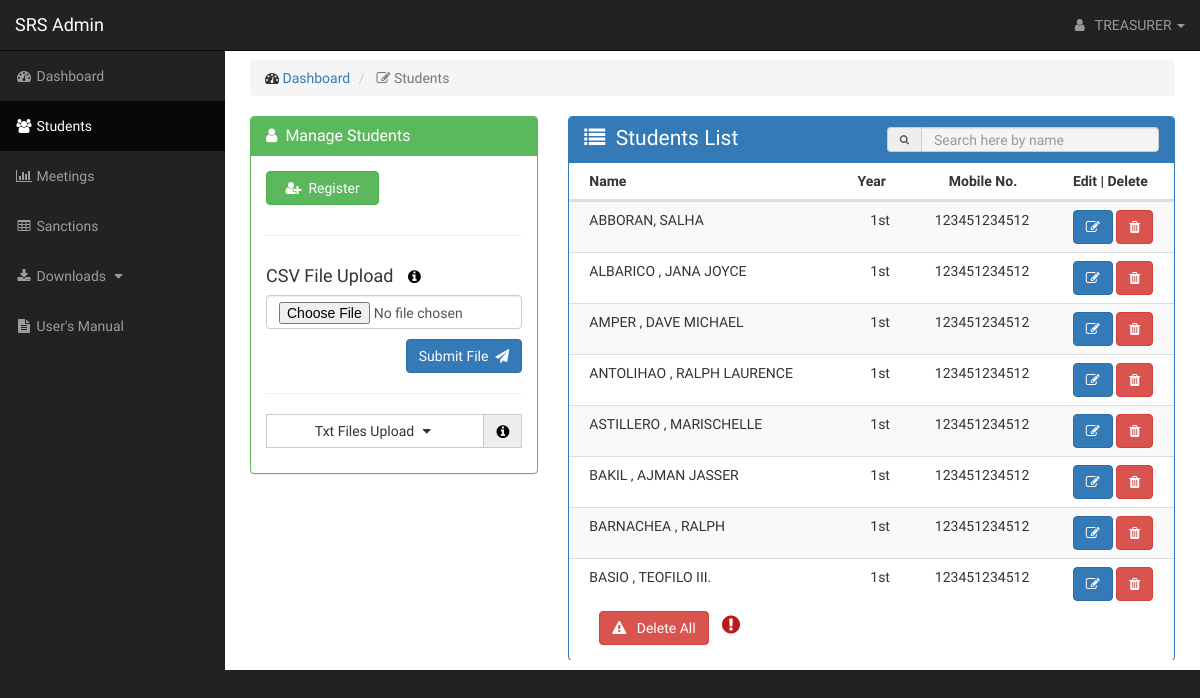
Screenshot of /pages/students.php (signed in) with the database file from the repository.
### tables this page shows
CREATE TABLE `student` (
  `s_id` int(11) NOT NULL,
  `surname` varchar(50) NOT NULL,
  `firstname` varchar(50) NOT NULL,
  `year` enum('1st','2nd','3rd','4th') NOT NULL,
  `cpnum` bigint(12) NOT NULL,
  `name` varchar(100) NOT NULL
);

### process/functions.php (called while the page is built, shortened)
<?php
 function connect(){
   try {
     $db = new PDO("mysql:host=localhost;dbname=srs","root","", array(
    		PDO::MYSQL_ATTR_INIT_COMMAND => "SET NAMES UTF8",
    		PDO::MYSQL_ATTR_USE_BUFFERED_QUERY => TRUE,
    		PDO::MYSQL_ATTR_LOCAL_INFILE => TRUE,
    		PDO::MYSQL_ATTR_USE_BUFFERED_QUERY));
    	return $db;
   } catch (Exception $e) {
     header('Location: process/installdb.php');
   }
 }
function getstudents(){
	$db = connect();
	$sth = $db->prepare("SELECT * From student ORDER BY year,surname");
	$sth->execute();
	$results = $sth->fetchAll(PDO::FETCH_OBJ);
	return $results;
}

### pages/students.php (the view, shortened to what this page needs)
<?php
include "../process/functions.php";
$dis = "";
$btn = "btn-default";
 ?>
<!DOCTYPE html>
<html lang="en">
<head>
    <link href="../css/bootstrap.min.css" rel="stylesheet">
    <link href="../css/sb-admin.css" rel="stylesheet">
    <link href="../icons/css/font-awesome.min.css" rel="stylesheet" type="text/css">
		<link rel="stylesheet" href="https://maxcdn.bootstrapcdn.com/font-awesome/4.7.0/css/font-awesome.min.css">
</head>
<body>
    <div id="wrapper">
        <nav class="navbar navbar-inverse navbar-fixed-top" role="navigation">
            <div class="navbar-header">
                <a class="navbar-brand" href="index.php">SRS Admin</a>
            </div>
            <ul class="nav navbar-right top-nav">
                <li class="dropdown">
                    <a href="#" class="dropdown-toggle" data-toggle="dropdown"><i class="fa fa-user"></i>
                      &nbsp <?php echo $_SESSION['priv']; ?> <b class="caret"></b></a>
                </li>
            </ul>
            <div class="collapse navbar-collapse navbar-ex1-collapse">
                <ul class="nav navbar-nav side-nav">
                    <li>
                        <a href="index.php"><i class="fa fa-fw fa-dashboard"></i> Dashboard</a>
                    </li>
                    <li class="active">
                        <a href="#"><i class="fa fa-fw fa-group"></i> Students</a>
                    </li>
                    <li>
                        <a href="meetings.php"><i class="fa fa-fw fa-bar-chart-o"></i> Meetings</a>
                    </li>
                    <li>
                        <a href="sanctions.php"><i class="fa fa-fw fa-table"></i> Sanctions</a>
                    </li>
										<li>
												<a href="javascript:;" data-toggle="collapse" data-target="#demo"><i class="fa fa-fw fa-download"></i> Downloads <i class="fa fa-fw fa-caret-down"></i></a>
										</li>
										<li>
												<a href="help.php"><i class="fa fa-fw fa-file-text"></i> User's Manual </a>
										</li>
                </ul>
            </div>
        </nav>
        <div id="page-wrapper">
            <div class="container-fluid" style="height: 600px !important; overflow: auto;">
                <div class="row">
                    <div class="col-lg-12">
                        <ol class="breadcrumb">
                            <li>
                                <i class="fa fa-dashboard"></i>  <a href="index.php">Dashboard</a>
                            </li>
                            <li class="active">
                                <i class="fa fa-edit"></i> Students
                            </li>
                        </ol>
                    </div>
                </div>
                <div class="row">
									<div class="col-lg-4">
											<div class="panel panel-green">
													<div class="panel-heading">
															<h3 class="panel-title"><i class="fa fa-user"></i>&nbsp Manage Students</h3>
													</div>
													<div class="panel-body" style="overflow-x: hidden;">
															<div class="" style="margin-bottom: 10px;">
																<div class="row">
																	<div class="col-md-6" style="margin-bottom: 10px;">
																		<button type="button" data-toggle="modal" data-target="#register-student"
																		class="btn btn-success btn-block" name="button">
																		<i class="fa fa-user-plus"></i>&nbsp Register</button>
																	</div>
																</div>
																<hr>
 																<div class="row" style="margin-bottom: 10px;">
																	<div class="col-md-12">
																		<form class="upcsv" class="form-group" enctype="multipart/form-data"
																		action="../process/fileprocess.php"	method="POST">
																			<h4>CSV File Upload
																			<a href="" data-toggle="tooltip" data-placement="right"
																			title="Download CSV file in Help for the format">
																			<i class="fa fa-info-circle"
																			style="font-size: 15px; color: black;
																			margin-left: 10px;"></i></a></h4>
																			<input class="form-control" id="csvfile" name="csv" type="file"
																			placeholder="asdfasdf" value="Names" required>
																			<div class="text-right" style="margin-top: 10px;">
																				<button class="btn btn-primary submitcsv"
																				type="submit" name="sub"> Submit File &nbsp<i class="fa fa-send">
																				</i></button>
																			</div>
																		</form>
																	</div>
																</div>
																<hr>
																<div class="row">
																	<div class="col-md-12">
																		<form class="form-horizontal" enctype="multipart/form-data"
																		action="../process/fileprocess.php"	method="POST"
																		<?php echo $dis; ?> style="">
																				<div class="input-group">
																					<a class="btn <?php echo $btn; ?> btn-block" href="javascript:;"
																					 data-toggle="collapse" style="border-radius: 0px;"
																					data-target="#txtupload">Txt Files Upload <i class="fa fa-caret-down fa-fw"></i></a>
																					<p class="input-group-addon"
																					style="border-radius: 0px;"	data-toggle="tooltip" data-placement="top"
																					title="This will only be activated incase of CSV file upload error!">
																					<i class="fa fa-info-circle" style="font-size: 15px; color: black;"></i></p></h4>
																				</div>
																			</form>
																	</div>
																</div>
															</div>
													</div>
											</div>
									</div>
									  <div class="col-lg-8">
                        <div class="panel panel-primary">
                            <div class="panel-heading">
															<div class="row">
																<div class="col-md-6">
																	<h3 style="font-size: 1.5em;" class="panel-title">
																		<i class="fa fa-list"></i>&nbsp Students List</h3>
																</div>
																<div class="col-md-6">
																	<div class="input-group">
																			<span style="font-size: 10px;"
																			class="input-group-addon"><i class="fa fa-search"></i></span>
																			<input style="background-color: #F4F4F4; height: 25px;"
																			class="form-control" type="text" name="searchname2"
																			value="" id="searchname" placeholder="Search here by name">
																	</div>
																</div>
															</div>
                            </div>
														<div class="row">
															<div class="col-md-12">
																<table class="table block" style="margin-bottom: 0px;">
																	<thead class="text-center">
																		<tr>
																			<th width="40%" class="indent">Name</th>
																			<th width="15%" class="text-center">Year</th>
																			<th width="20%" class="text-center">Mobile No.</th>
																			<th width="20%" class="text-center">Edit | Delete</th>
																		</tr>
																	</thead>
																</table>
															</div>
														</div>
                            <div class="panel-body" style="padding-top: 0px;">
															<div class="row"style="overflow: auto;">
																<div  id="students-table" class="flot-chart"																>
																	<table class="table table-hover table-striped">
																		<tbody>
																			<?php foreach(getstudents() as $g): ?>
																			<tr>
																				<td class="indent"><?php echo  $g->surname.', '.$g->firstname; ?></td>
																				<td><?php echo  $g->year; ?></td>
																				<td class="text-center"><?php echo  $g->cpnum; ?></td>
																				<td class="text-center"><a data-toggle="modal"
																					data-id="<?php echo $g->s_id;?>" title="Add this item"
																					class="editStudents btn btn-primary" href="#edit-students" data-target="#edit-students">
																				<i class="fa fa-edit"></i></a>
																				<a class="deleteStudent btn btn-danger" data-id="<?php echo $g->s_id?>">
																				<i class="fa fa-trash"></i></a></td>
																			</tr>
																		<?php endforeach; ?>
																		</tbody>
																	</table>
																</div>
															</div>
																<div class="col-md-12" style="margin-top: 10px;">
																	<a type="button" href="../process/deletestudent.php?action=deleteall"
																	onclick="return confirm('Sanction Records Will be deleted too!')"
																	class="btn btn-danger" name="button" data-toggle="tooltip"
																	title="Proceed with caution!">
																	<i class="fa fa-warning"></i> &nbsp Delete All</a>
																	<a href="" data-toggle="tooltip" data-placement="right"
																	title="Warning! This will delete everything in the list">
																	<i class="fa fa-exclamation-circle"
																	style="font-size: 1.5em; color: #BB1A1A; margin-left: 10px;"></i></a>
																</div>
                            </div>
                        </div>
                    </div>
                </div>
            </div>
        </div>
    </div>
</body>
</html>

### css/sb-admin.css (style rules this page uses)
body { font-family: 'Play', arial; margin-top: 100px; background-color: #222; }
@media (min-width:768px) { body { margin-top: 50px; } }
#wrapper { padding-left: 0; }
#page-wrapper { width: 100%; padding: 0; background-color: #fff; }
@media (min-width:768px) { #wrapper { padding-left: 225px; } }
@media (min-width:768px) { #page-wrapper { padding: 10px; } }
.top-nav { padding: 0 15px; }
.top-nav>li { display: inline-block; float: left; }
.top-nav>li>a { padding-top: 15px; padding-bottom: 15px; line-height: 20px; color: #999; }
@media (min-width:768px) { .side-nav { position: fixed; top: 51px; left: 225px; width: 225px; margin-left: -225px; border: none; border-radius: 0; overflow-y: auto; background-color: #222; bottom: 0; overflow-x: hidden; padding-bottom: 40px; } }
@media (min-width:768px) { .side-nav>li>a { width: 225px; } }
.flot-chart { display: block; height: 400px; }
.panel-green { border-color: #5cb85c; }
.panel-green > .panel-heading { border-color: #5cb85c; color: #fff; background-color: #5cb85c; }
.indent { padding-left: 20px !important; }

### rows the page displays
student: surname "ABBORAN", firstname "SALHA", year "1st", cpnum "123451234512"
student: surname "ALBARICO", firstname "JANA JOYCE", year "1st", cpnum "123451234512"
student: surname "AMPER", firstname "DAVE MICHAEL", year "1st", cpnum "123451234512"
student: surname "ANTOLIHAO", firstname "RALPH LAURENCE", year "1st", cpnum "123451234512"
student: surname "ASTILLERO", firstname "MARISCHELLE", year "1st", cpnum "123451234512"
student: surname "BAKIL", firstname "AJMAN JASSER", year "1st", cpnum "123451234512"
student: surname "BARNACHEA", firstname "RALPH", year "1st", cpnum "123451234512"
student: surname "BASIO", firstname "TEOFILO III.", year "1st", cpnum "123451234512"

### other values shown
$_SESSION['priv'] "TREASURER"
